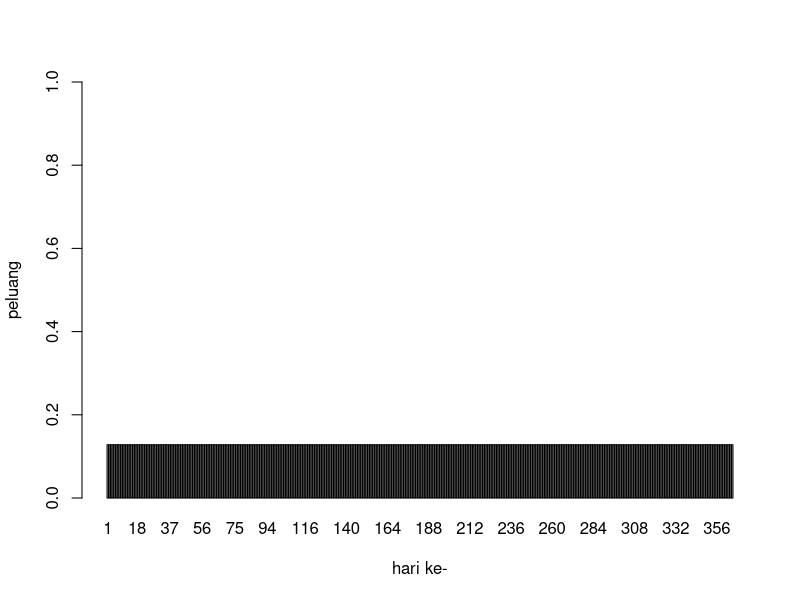

Write the R code that produced this figure.
lambda = 4.5

#3a
dpois(x = 6, lambda)

#3b
prob = dpois(x = 6, lambda)
data = data.frame(y=c(prob), x=c(1:365))
barplot(data$y, names.arg=data$x, ylab="peluang", xlab="hari ke-", ylim=0:1)

#3c
#Nilai distribusi poisson tidak berubah dari hari ke-1 sampai hari ke-365

#3d
rata2 = varian = lambda
#rataan
rata2
#varian
lambda